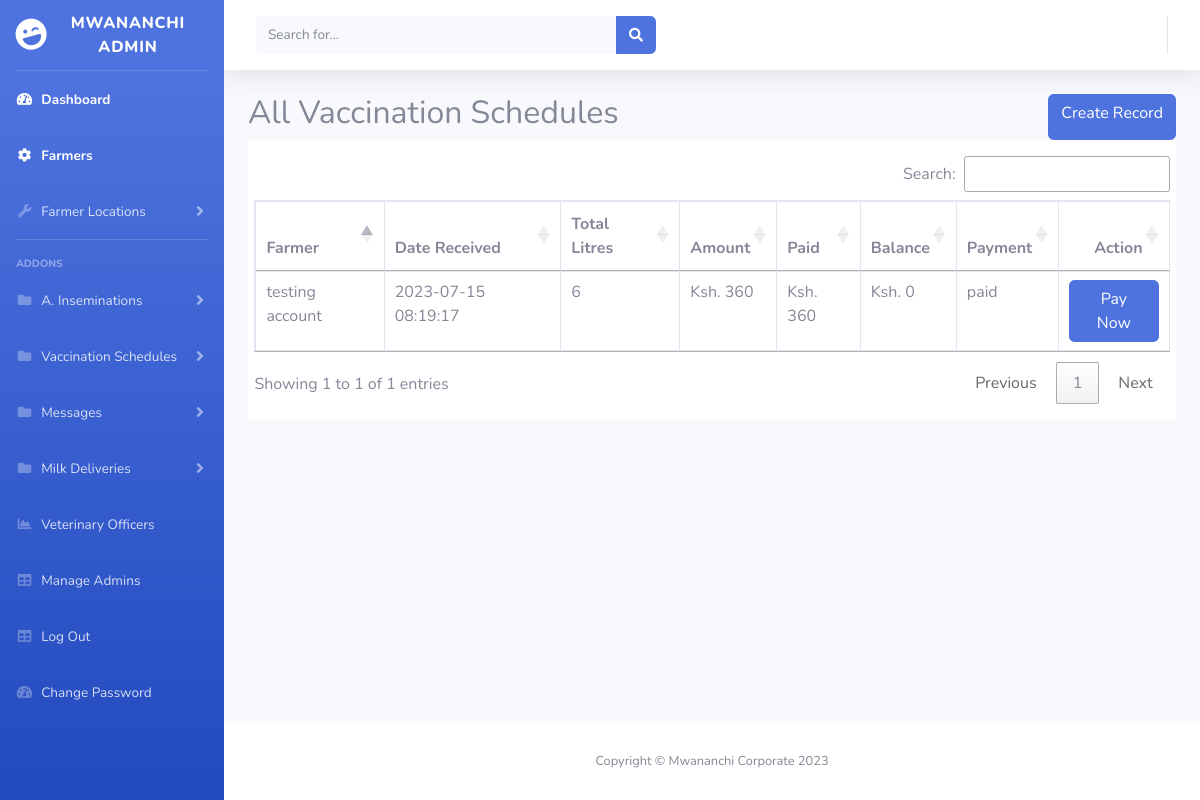
Screenshot of /admin/all-deliveries.php (signed in) with the database file from the repository.
### tables this page shows
CREATE TABLE `milk_delivery` (
  `milk_delivery_id` int NOT NULL,
  `milk_delivery_farmer_id` int NOT NULL,
  `milk_delivery_quantity` varchar(50) NOT NULL,
  `milk_delivery_quality` varchar(50) NOT NULL,
  `milk_delivery_date` timestamp NOT NULL DEFAULT CURRENT_TIMESTAMP,
  `pay_status` varchar(50) NOT NULL
);

CREATE TABLE `farmers` (
  `farmer_id` int NOT NULL,
  `farmer_name` varchar(100) NOT NULL,
  `farmer_location` varchar(100) NOT NULL,
  `contact_number` varchar(11) NOT NULL,
  `email_address` varchar(50) NOT NULL
);

CREATE TABLE `payments` (
  `payments_id` int NOT NULL,
  `payments_farmer_id` int NOT NULL,
  `payments_delivery_id` int NOT NULL,
  `payments_amount` int NOT NULL,
  `payments_date` timestamp NOT NULL DEFAULT CURRENT_TIMESTAMP,
  `payments_balance` int NOT NULL
);

### admin/all-deliveries.php (the view, shortened to what this page needs)
<!DOCTYPE html>
<html lang="en">
<head>
    <link href="vendor/fontawesome-free/css/all.min.css" rel="stylesheet" type="text/css">
    <link href="css/sb-admin-2.min.css" rel="stylesheet">
    <link rel="stylesheet" href="https://cdn.datatables.net/1.13.1/css/dataTables.bootstrap5.min.css">
    <link rel="stylesheet" href="https://cdn.datatables.net/1.13.1/css/jquery.dataTables.min.css">
    <link rel="stylesheet" href="https://cdn.datatables.net/buttons/2.3.2/css/buttons.dataTables.min.css">
</head>
<body id="page-top">
    <div id="wrapper">
        <?php include 'sidebar.php'; ?>
        <div id="content-wrapper" class="d-flex flex-column">
            <div id="content">
                <nav class="navbar navbar-expand navbar-light bg-white topbar mb-4 static-top shadow">
                    <form class="d-none d-sm-inline-block form-inline mr-auto ml-md-3 my-2 my-md-0 mw-100 navbar-search">
                        <div class="input-group">
                            <input type="text" class="form-control bg-light border-0 small" placeholder="Search for..." aria-label="Search" aria-describedby="basic-addon2">
                            <div class="input-group-append">
                                <button class="btn btn-primary" type="button">
                                    <i class="fas fa-search fa-sm"></i>
                                </button>
                            </div>
                        </div>
                    </form>
                    <ul class="navbar-nav ml-auto">
                    </ul>
                </nav>
                <div class="container-fluid">
                    <div class="row">
                        <div class="col-lg-12">
                            <div class="d-flex justify-content-between">
                                <h2 class="title-1 m-b-25">All Vaccination Schedules</h2>
                                <a href="create-milk-record.php" class="btn btn-primary">Create Record</a>
                            </div>
                            <div class="table-responsive table--no-card m-b-40" style="background-color: #fff;padding:1rem .4rem;">
                                <table class="table table-bordered" id="example">
                                    <thead>
                                        <tr>
                                            <th>Farmer</th>
                                            <th>Date Received</th>
                                            <th>Total Litres</th>
                                            <th>Amount </th>
                                            <th>Paid </th>
                                            <th>Balance </th>
                                            <th>Payment </th>
                                            <th class="text-right">Action</th>
                                        </tr>
                                    </thead>
                                    <tbody>
                                        <?php
                                        include 'db-connection.php';
                                        $data = "SELECT * FROM milk_delivery";
                                        $query = mysqli_query($conn, $data);
                                        while ($fetch = mysqli_fetch_assoc($query)) {
                                            $id = $fetch['milk_delivery_id'];
                                            $farmerid = $fetch['milk_delivery_farmer_id'];
                                            $quantity = $fetch['milk_delivery_quantity'];
                                            $date = $fetch['milk_delivery_date'];
                                            $status = $fetch['pay_status'];
                                            $farmer = "SELECT * FROM farmers WHERE farmer_id = $farmerid";
                                            $quertfarmer = mysqli_query($conn, $farmer);
                                            while($fetchfarmer = mysqli_fetch_assoc($quertfarmer)) {
                                                $farmername = $fetchfarmer['farmer_name'];
                                            }
                                            $payments = "SELECT * FROM payments WHERE payments_delivery_id = $id";
                                            $quertpayments = mysqli_query($conn, $payments);
                                            while($fetchpayments = mysqli_fetch_assoc($quertpayments)) {
                                                $totalamount = $fetchpayments['payments_amount'] ?? 0;
                                                $totalbalance = $fetchpayments['payments_balance'] ?? 0;
                                                $totalpaid = $totalamount - $totalbalance;
                                            }
                                            echo "
                                                <tr>
                                                    <td>$farmername</td>
                                                    <td>$date</td>
                                                    <td>$quantity</td>
                                                    <td>Ksh. $totalamount </td>
                                                    <td>Ksh. $totalpaid </td>
                                                    <td>Ksh. $totalbalance </td>
                                                    <td>$status</td>
                                                    <td><a href='make_payment.php?id=$id' class='btn btn-primary btn-block'>Pay Now</td>
                                                </tr>
                                            ";
                                        }
                                        ?>
                                    </tbody>
                                </table>
                            </div>
                        </div>
                    </div>
                </div>
            </div>
            <footer class="sticky-footer bg-white">
                <div class="container my-auto">
                    <div class="copyright text-center my-auto">
                        <span>Copyright &copy; Mwananchi Corporate 2023</span>
                    </div>
                </div>
            </footer>
        </div>
    </div>
</body>
</html>

### rows the page displays
milk_delivery: milk_delivery_farmer.farmer_name "testing account", milk_delivery_date "2023-07-15 08:19:17", milk_delivery_quantity "6", payments.payments_amount "360", payments.payments_balance "0", pay_status "paid"
